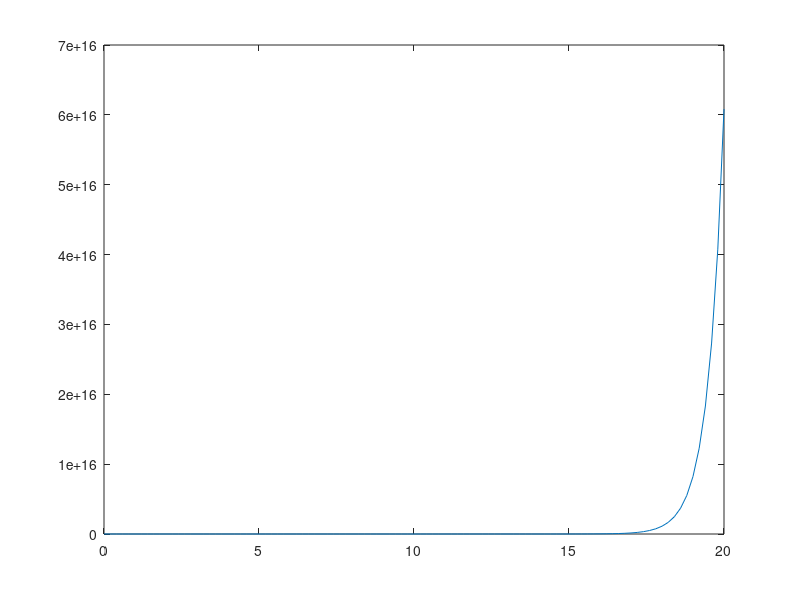

The MATLAB source for this figure:
function Runge_Kutta_4
i=1;
h = 0.2;                                                            %time step value.
t(i) = 0;                                                           %Initial time instance of the plot.
w(i) = 0.01;                                                        %Initial value of the function to be plotted.
fprintf('Step 0: t = %12.8f, w = %12.8f\n', t(i), w(i));
for i=1:100                                                         %Iteration for 100 times
    k1 = h*Infect(t(i),w(i));
    k2 = h*Infect(t(i)+h/2, w(i)+k1/2);
    k3 = h*Infect(t(i)+h/2, w(i)+k2/2);
    k4 = h*Infect(t(i)+h, w(i)+k3);
    w(i+1) = w(i) + (k1+2*k2+2*k3+k4)/6;                            % the final value for the next instance calculated.
    t(i+1) = t(i) + h;
    fprintf('Step %d: t = %6.4f, w = %18.15f\n', i, t(i+1), w(i+1));
end
plot(t,w);                                                          %plot the approximated curve
%%%%%%%%%%%%%%%%%%
function v = Infect(t,I)
    v = 2*I + t;                                                    %can add any function to be plotted.
